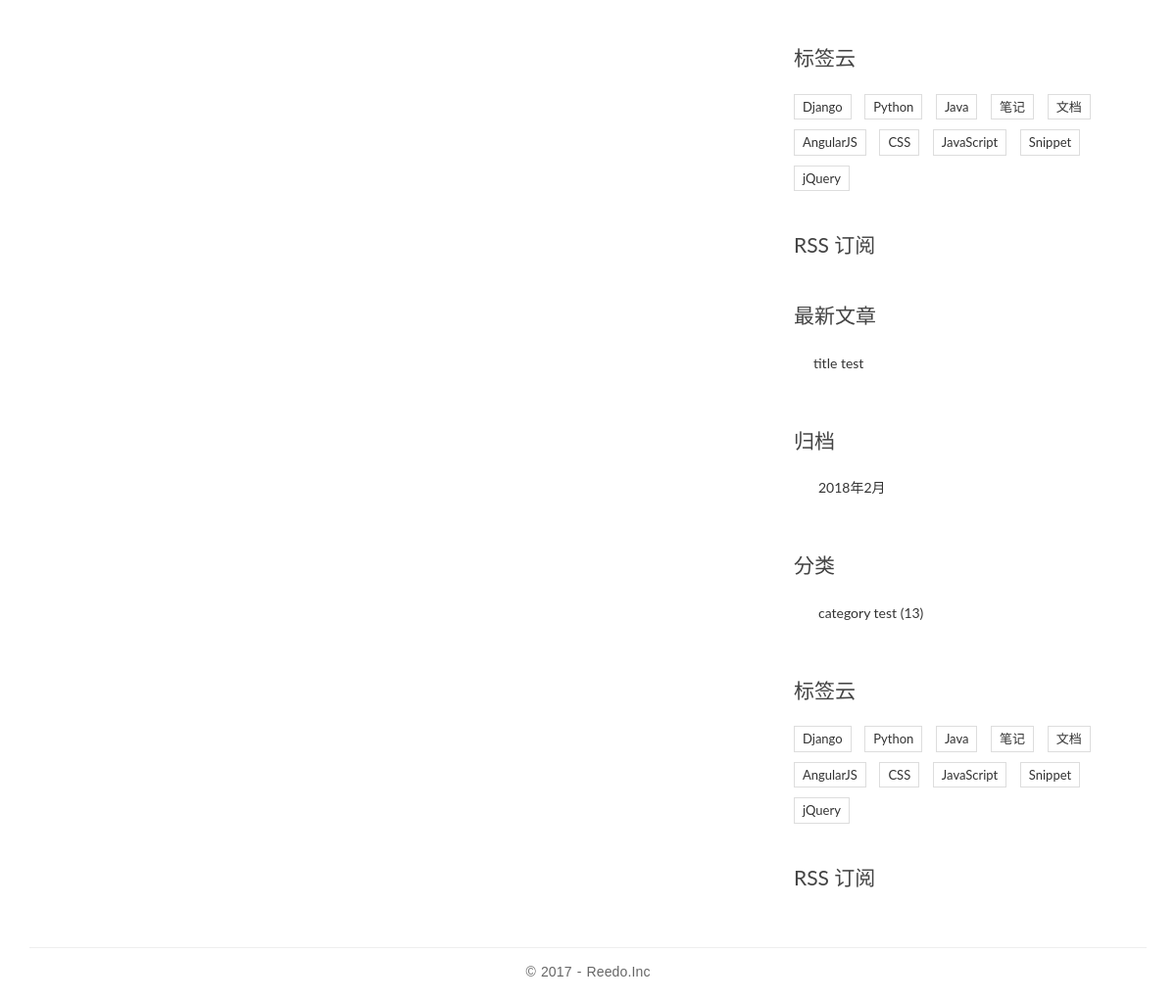
Before: /post/1/ (lower part) with the older database file.
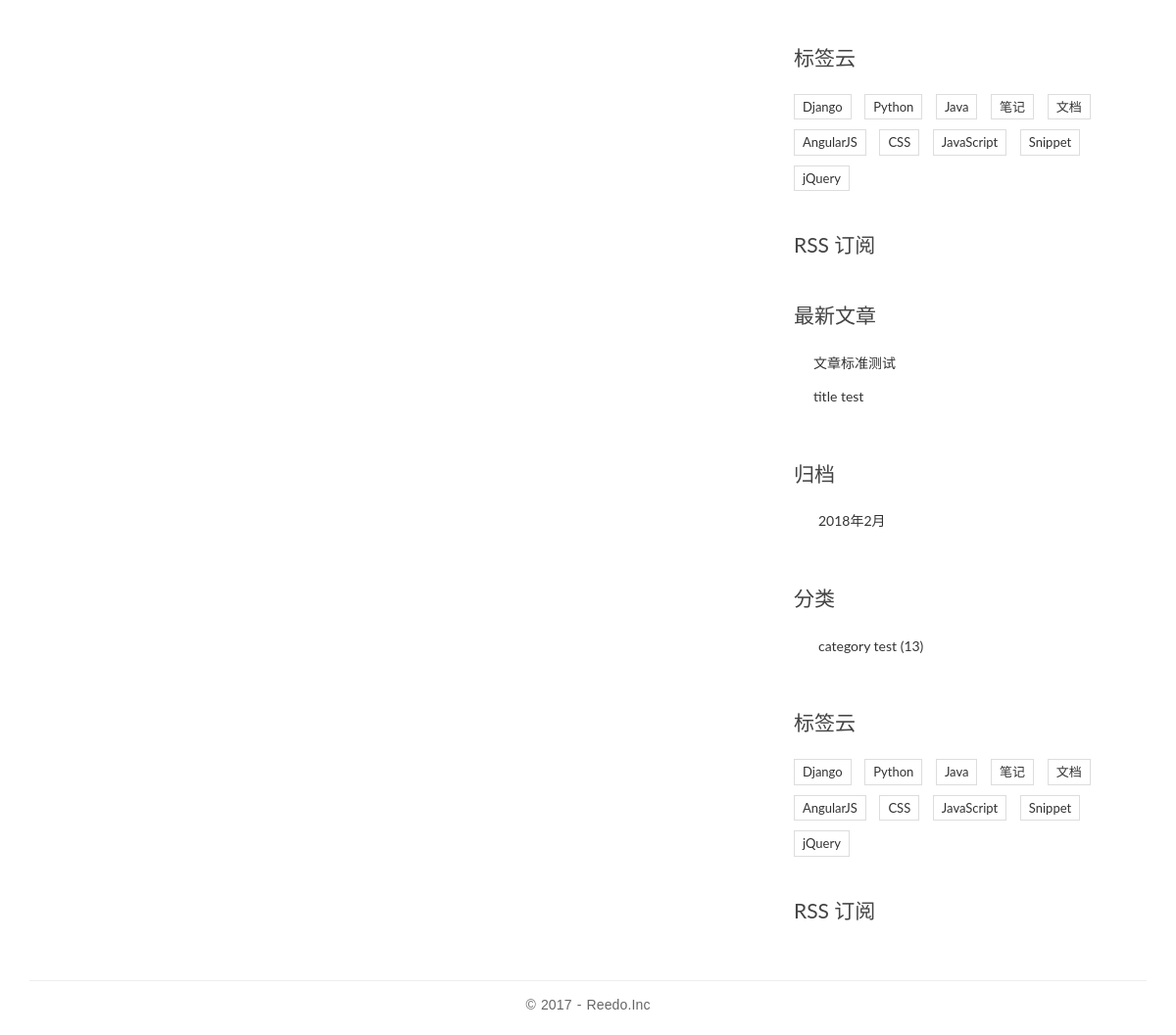
After: the same page with the newer database file.
### blog/models.py (models this page shows, shortened)
class Post(models.Model):
    title = models.CharField(max_length=40)
    body = models.TextField()
    created_time = models.DateField()
    modified_time = models.DateField()
    category = models.ForeignKey(Category, on_delete=models.CASCADE)
    tags = models.ManyToManyField(Tag, blank=True)
    author = models.ForeignKey(User, on_delete=models.CASCADE)

class Category(models.Model):
    name = models.CharField(max_length=20)
    def __str__(self):
        return self.name

### blog/views.py (the view)
# urls.py: path('post/<int:pk>/', views.detail, name='detail'),
def detail(request, pk):
    post = get_object_or_404(Post, pk=pk)
    post.body = markdown.markdown(post.body, extensions=['markdown.extensions.extra', 'markdown.extensions.codehilite', 'markdown.extensions.toc'])
    form = CommentForm()
    comment_list = post.comment_set.all().order_by('-created_time')
    return render(request, 'blog/detail.html', {'post':post, 'form':form, 'comment_list':comment_list})

### blog/templatetags/blog_tags.py (called while the page is built)
@register.simple_tag
def get_recent_posts(num=5):
    return Post.objects.all().order_by('-created_time')[:num]

@register.simple_tag
def archives():
    return Post.objects.dates('created_time', 'month', order='DESC')

@register.simple_tag
def get_categories():
    return Category.objects.all()

### templates/blog/detail.html (shortened to what this page needs)
{% extends "base.html" %}
{% block aside %}
    <div class="widget widget-tag-cloud">
        <h3 class="widget-title">标签云</h3>
        <ul>
            <li>
                <a href="#">Django</a>
            </li>
            <li>
                <a href="#">Python</a>
            </li>
            <li>
                <a href="#">Java</a>
            </li>
            <li>
                <a href="#">笔记</a>
            </li>
            <li>
                <a href="#">文档</a>
            </li>
            <li>
                <a href="#">AngularJS</a>
            </li>
            <li>
                <a href="#">CSS</a>
            </li>
            <li>
                <a href="#">JavaScript</a>
            </li>
            <li>
                <a href="#">Snippet</a>
            </li>
            <li>
                <a href="#">jQuery</a>
            </li>
        </ul>
    </div>
    <div class="rss">
        <a href=""> RSS 订阅</a>
    </div>
{% endblock aside %}

### templates/base.html (shortened to what this page needs)
{% load staticfiles %}
{% load blog_tags %}
<!DOCTYPE html>
<html>
<head>
    <link rel="stylesheet" href="{% static 'blog/css/bootstrap.min.css' %}">
    <link rel="stylesheet" href="http://code.ionicframework.com/ionicons/2.0.1/css/ionicons.min.css">
    <link rel="stylesheet" href="{% static 'blog/css/pace.css' %}">
    <link rel="stylesheet" href="{% static 'blog/css/custom.css' %}">
    <link rel="stylesheet" href="{% static 'blog/css/highlights/github.css' %}">
</head>
<body>
<div class="content-body">
    <div class="container">
        <div class="row">
            <aside class="col-md-4">
                {% block aside %}
                {% endblock aside %}
                <div class="widget widget-recent-posts">
                    <h3 class="widget-title">最新文章</h3>
                    {% get_recent_posts as recent_post_list %}
                    <ul>
                        {% for post in recent_post_list %}
                            <li>
                                <a href="#">{{ post.title }}</a>
                            </li>
                        {% endfor %}
                    </ul>
                </div>
                <div class="widget widget-archives">
                    <h3 class="widget-title">归档</h3>
                    {% archives as archives_list %}
                    <ul>
                        {% for date in archives_list %}
                            <li>
                                <a href="{% url 'blog:archives' date.year date.month %}">{{ date.year }}年{{ date.month }}月</a>
                            </li>
                        {% endfor %}
                    </ul>
                </div>
                <div class="widget widget-category">
                    <h3 class="widget-title">分类</h3>
                    {% get_categories as category_list %}
                    <ul>
                        {% for category in category_list %}
                            <li>
                                <a href="{% url 'blog:category' category.pk %}">{{ category.name }} <span class="post-count">(13)</span></a>
                            </li>
                        {% endfor %}
                    </ul>
                </div>
                <div class="widget widget-tag-cloud">
                    <h3 class="widget-title">标签云</h3>
                    <ul>
                        <li>
                            <a href="#">Django</a>
                        </li>
                        <li>
                            <a href="#">Python</a>
                        </li>
                        <li>
                            <a href="#">Java</a>
                        </li>
                        <li>
                            <a href="#">笔记</a>
                        </li>
                        <li>
                            <a href="#">文档</a>
                        </li>
                        <li>
                            <a href="#">AngularJS</a>
                        </li>
                        <li>
                            <a href="#">CSS</a>
                        </li>
                        <li>
                            <a href="#">JavaScript</a>
                        </li>
                        <li>
                            <a href="#">Snippet</a>
                        </li>
                        <li>
                            <a href="#">jQuery</a>
                        </li>
                    </ul>
                </div>
                <div class="rss">
                    <a href=""> RSS 订阅</a>
                </div>
            </aside>
        </div>
    </div>
</div>
<footer id="site-footer">
    <div class="container">
        <div class="row">
            <div class="col-md-12">
                <p class="copyright">&copy 2017 - Reedo.Inc
                </p>
            </div>
        </div>
    </div>
</footer>
</body>
</html>

Changed rows visible on the page:
added Post: title "文章标准测试"
